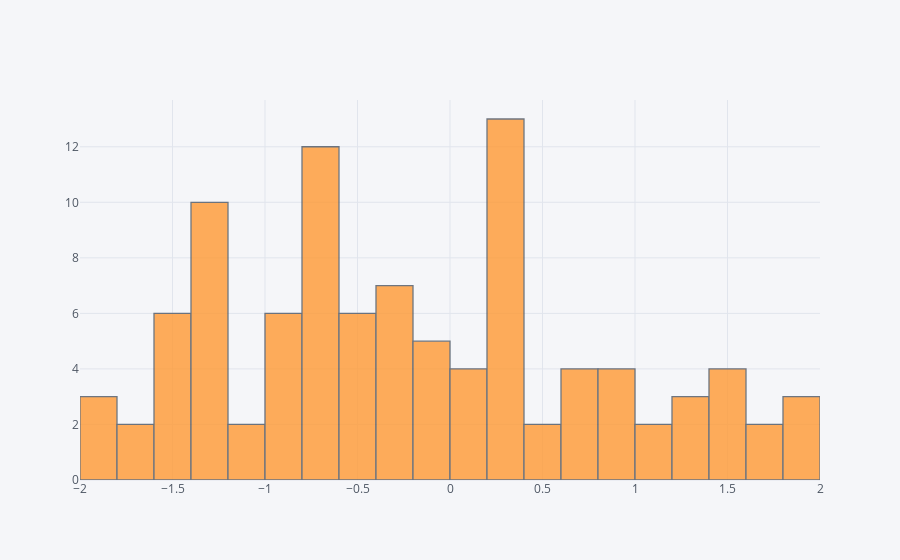

Notebook code cell kept with this figure:
### Code cell
df['A'].iplot(kind='hist', bins = 30)

### Figure 1 — Plotly figure (JSON) as saved in the notebook; plotly's stock layout.template omitted (floating-point values rounded to 4 significant figures)
{"data": [{"histfunc": "count", "histnorm": "", "marker": {"color": "rgba(255, 153, 51, 1.0)", "line": {"color": "#4D5663", "width": 1.3}}, "name": "A", "nbinsx": 30, "opacity": 0.8, "orientation": "v", "type": "histogram", "x": [-1.423, -0.6946, -0.7523, 0.814, 0.7441, -1.057, 0.347, 1.529, -0.666, -0.2182, -0.7889, -1.984, -1.272, 0.2579, 0.157, -0.7715, -0.5543, 0.2379, -0.8096, 0.6252, 1.012, -0.3087, -0.5315, 0.3599, -1.276, -0.2072, 0.5433, 1.85, 1.289, -1.034, -0.8027, 0.321, 0.9563, -0.61, -0.4451, 1.798, 0.3842, -0.1424, 0.6746, 0.2194, -0.9406, -1.343, -0.2106, 0.3286, -0.6086, 1.453, -0.06303, -0.6552, -1.584, 0.2051, 0.1663, -1.667, -1.243, 0.3346, 1.79, -1.31, 1.582, -0.1947, 1.232, 0.3836, -0.7372, -1.405, -0.786, -0.1992, -0.5994, -1.225, 0.1355, 0.3195, -1.803, -1.411, 0.2547, -0.8113, 0.5294, -0.9428, -0.1908, -1.28, 1.984, 0.631, -1.493, 1.083, 1.893, -0.3636, 0.09511, -1.691, -0.4054, -0.4798, -1.467, -0.87, -0.3795, -1.359, -0.3854, -0.6999, 1.402, -1.89, -1.316, 0.8143, -1.376, -0.6791, 0.8889, 1.266]}], "layout": {"barmode": "overlay", "legend": {"bgcolor": "#F5F6F9", "font": {"color": "#4D5663"}}, "paper_bgcolor": "#F5F6F9", "plot_bgcolor": "#F5F6F9", "titlefont": {"color": "#4D5663"}, "xaxis1": {"gridcolor": "#E1E5ED", "showgrid": true, "tickfont": {"color": "#4D5663"}, "title": "", "titlefont": {"color": "#4D5663"}, "zerolinecolor": "#E1E5ED"}, "yaxis1": {"gridcolor": "#E1E5ED", "showgrid": true, "tickfont": {"color": "#4D5663"}, "title": "", "titlefont": {"color": "#4D5663"}, "zerolinecolor": "#E1E5ED"}}}
